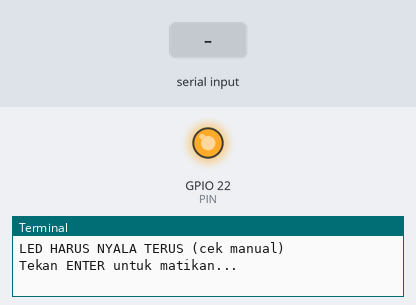
A program run on a simulated Raspberry Pi (BCM pin numbers). Shown: output pins drawn as LEDs (lit = HIGH), the last lines printed to the terminal. The inputs (shaded band) are chosen by the test bench. At 1.3 s the program stops and its outputs stay as they are.

Above: at 1.2 s.
1.3 s: "1" typed at the terminal, then Enter
At 1.9 s:
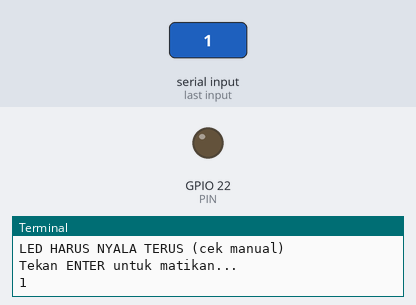
Timing chart, 0 to 2.8 s (numbered marks = the images above; inputs shaded):
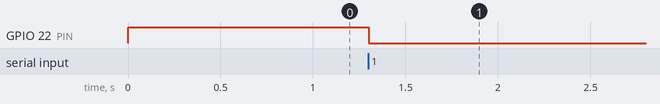

Measured:
- after the input at 1.3 s, GPIO 22 (PIN): HIGH → LOW at once

The program:

cekled.py
```python
import RPi.GPIO as GPIO

GPIO.setmode(GPIO.BCM)
PIN = 22

GPIO.setup(PIN, GPIO.OUT)

print("LED HARUS NYALA TERUS (cek manual)")
GPIO.output(PIN, GPIO.HIGH)

input("Tekan ENTER untuk matikan...")

GPIO.output(PIN, GPIO.LOW)
GPIO.cleanup()
```
